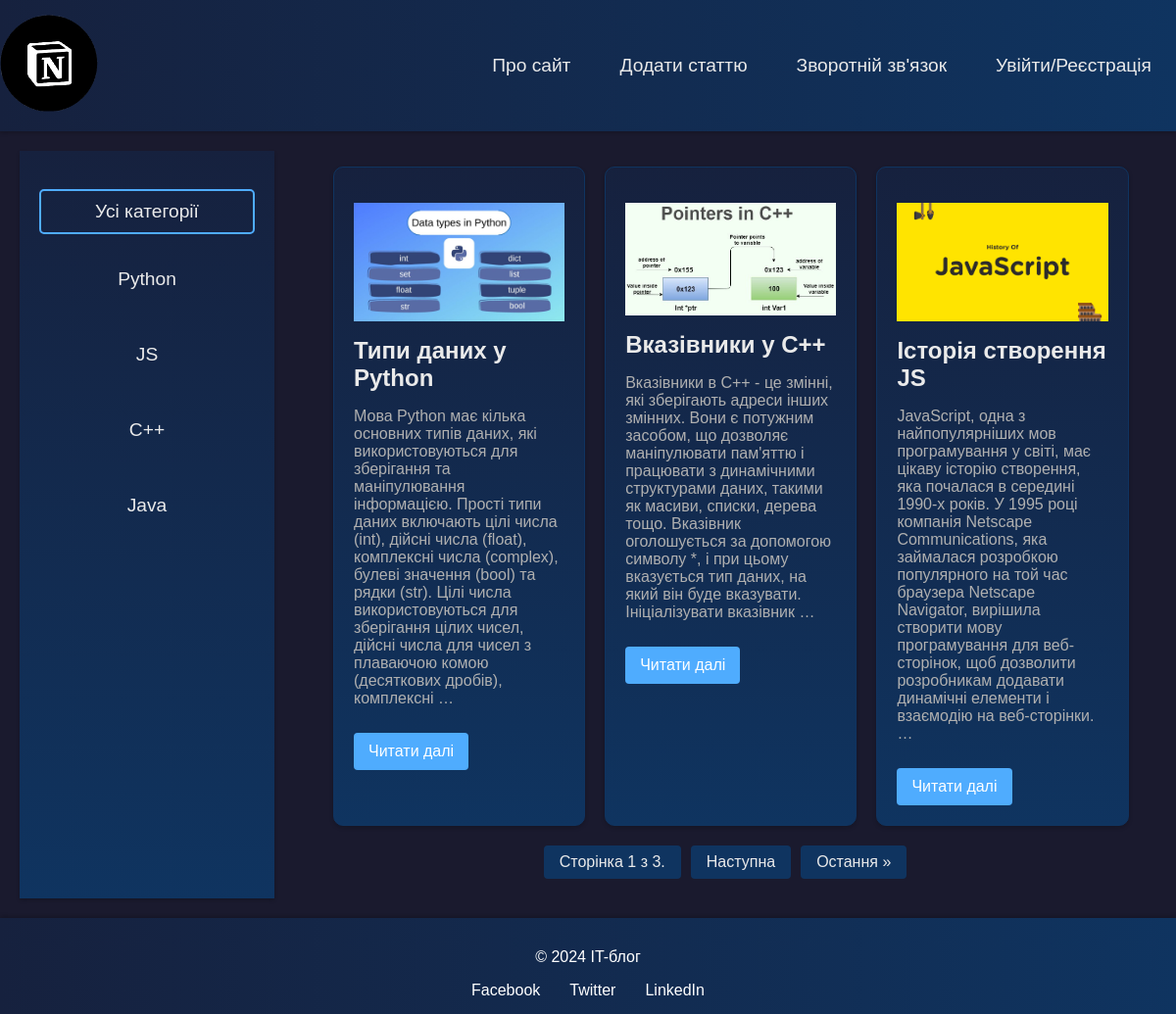
The page / on the database its author committed.
### blog/models.py (models this page shows, shortened)
class Category(models.Model):
    name = models.CharField(max_length = 100, db_index = True)
    def get_absolute_url(self):
        return reverse('category', kwargs = {'cat_id': self.pk})
    class Meta:
        verbose_name = 'Category'
        verbose_name_plural = 'Categories'

class Articles(models.Model):
    title = models.CharField(max_length = 255)
    content = models.TextField(blank = True)
    photo = models.ImageField(upload_to = 'photos/%Y/%m/%d/')
    time_create = models.DateTimeField(auto_now_add = True)
    time_update = models.DateTimeField(auto_now = True)
    is_published = models.BooleanField(default = False)
    cat = models.ForeignKey('Category', on_delete = models.PROTECT, null = True)
    def get_absolute_url(self):
        return reverse('post', kwargs = {'post_id': self.pk})
    class Meta:
        verbose_name = 'Article'
        verbose_name_plural = 'Articles'

### blog/views.py (the view)
# urls.py: path('', index, name = 'home'),
def index(request):
    posts = Articles.objects.filter(is_published=True)
    cats = Category.objects.all()
    paginator = Paginator(posts, 3)
    page_number = request.GET.get('page')
    page_obj = paginator.get_page(page_number)
    context = {
        'page_obj': page_obj,
        'cats': cats,
        'menu': get_menu(request),
        'title': 'Головна',
        'cat_selected': 0,
        }
    return render(request, 'blog/index_.html', context=context)

### blog/views.py (called while the page is built)
def get_menu(request):
    if request.user.is_authenticated:
        return menu + [{'title': 'Вийти', 'url_name': 'logout'}]
    else:
        return menu + [{'title': 'Увійти/Реєстрація', 'url_name': 'login_or_register'}]

### blog/templates/blog/index_.html (shortened to what this page needs)
{% extends 'blog/base_.html' %}
{% load static %}
{% block content %}
<ul class="articles">
    {% for p in page_obj %}
        <li class="article">
            {% if p.photo %}
                <p><img src="{{ p.photo.url }}" alt="{{ p.title }}"></p>
            {% endif %}
            <h2>{{ p.title }}</h2>
            <p>{{ p.content|linebreaksbr|truncatewords:50 }}</p>
            <a href="{{ p.get_absolute_url }}" class="btn">Читати далі</a>
        </li>
    {% endfor %}
</ul>
<div class="pagination">
    <span class="step-links">
        <span class="current">
            Сторінка {{ page_obj.number }} з {{ page_obj.paginator.num_pages }}.
        </span>
        {% if page_obj.has_next %}
            <a href="?page={{ page_obj.next_page_number }}">Наступна</a>
            <a href="?page={{ page_obj.paginator.num_pages }}">Остання &raquo;</a>
        {% endif %}
    </span>
</div>
{% endblock %}

### blog/templates/blog/base_.html (shortened to what this page needs)
{% load static %}
<!DOCTYPE html>
<html lang="en">
<head>
    <link type="text/css" href="{% static 'blog/css/styles.css' %}" rel="stylesheet" />
</head>
<body>
    <header>
        <div class="logo">
            <a href="{% url 'home' %}"><img src="{% static 'blog/images/icon.png' %}" alt="Logo"></a>
        </div>
        <nav>
            <ul class="main-menu">
                {% for m in menu %}
                    <li><a href="{% url m.url_name %}">{{ m.title }}</a></li>
                {% endfor %}
            </ul>
        </nav>
    </header>
    <div class="content">
        <aside class="categories">
            <ul>
				{% if cat_selected == 0 %}
					<li class = 'selected'>Усі категорії</li>
				{% else %}
					<li><a href="{% url 'home' %}">Усі категорії</a></li>
				{% endif %}
				{% for c in cats %}
					{% if c.pk == cat_selected %}
						<li class = 'selected'>{{ c.name }}</li>
					{% else %}
						<li><a href = '{{ c.get_absolute_url }}'>{{ c.name }}</a></li>
					{% endif %}
				{% endfor %}
            </ul>
        </aside>
        <main>
            {% block content %}
            {% endblock %}
        </main>
    </div>
    <footer>
        <p>&copy; 2024 IT-блог</p>
        <ul class="social-links">
            <li><a href="#">Facebook</a></li>
            <li><a href="#">Twitter</a></li>
            <li><a href="#">LinkedIn</a></li>
        </ul>
    </footer>
</body>
</html>

### blog/static/blog/css/styles.css (style rules this page uses)
body { font-family: Arial, sans-serif; margin: 0; padding: 0; background-color: #1a1a2e; color: #eaeaea; }
header { background: linear-gradient(90deg, #16213e, #0f3460); color: #fff; padding: 15px 0; display: flex; justify-content: space-between; align-items: center; box-shadow: 0 2px 4px rgba(0, 0, 0, 0.2); }
header .logo img { height: 100px; width: auto; }
header nav { margin-left: 20px; }
header nav ul.main-menu { list-style: none; margin: 0; padding: 0; display: flex; align-items: center; font-size: 1.2em; }
header nav ul.main-menu li { margin: 0 15px; }
header nav ul.main-menu li a { color: #eaeaea; text-decoration: none; padding: 5px 10px; transition: background 0.3s ease, color 0.3s ease; }
.content { display: flex; margin: 20px; gap: 20px; }
.categories { width: 220px; background: linear-gradient(180deg, #16213e, #0f3460); padding: 20px; box-shadow: 0 2px 4px rgba(0, 0, 0, 0.2); text-align: center; }
.categories ul { list-style: none; padding: 0; font-size: 1.2em; }
.categories ul li { margin: 15px 0; }
.categories ul li, .categories ul li a { text-decoration: none; color: #eaeaea; transition: color 0.3s ease; display: block; padding: 10px; border-radius: 5px; }
main { flex: 1; }
.articles { display: flex; flex-wrap: wrap; gap: 20px; }
.articles li { list-style: none; }
.article { background: linear-gradient(180deg, #16213e, #0f3460); padding: 20px; border: 1px solid #0f3460; width: calc(33% - 20px); box-sizing: border-box; box-shadow: 0 2px 4px rgba(0, 0, 0, 0.2); border-radius: 10px; transition: box-shadow 0.3s ease; }
.article img { max-width: 100%; height: auto; margin-bottom: 15px; }
.article h2 { font-size: 1.5em; margin: 10px 0; color: #eaeaea; }
.article p { font-size: 1em; color: #b0b0b0; }
.article .btn { display: inline-block; padding: 10px 15px; color: #fff; background: #4facfe; text-decoration: none; margin-top: 10px; border-radius: 4px; transition: background 0.3s ease; }
footer { background: linear-gradient(90deg, #16213e, #0f3460); color: #fff; padding: 15px 0; text-align: center; box-shadow: 0 -2px 4px rgba(0, 0, 0, 0.2); }
footer .social-links { list-style: none; padding: 0; margin: 10px 0 0 0; display: flex; justify-content: center; gap: 10px; }
footer .social-links li { margin: 0 10px; }
footer .social-links li a { color: #fff; text-decoration: none; transition: color 0.3s ease; }
.selected { border: 2px solid #4facfe; border-radius: 5px; }
.article img { display: block; margin: 0 auto 15px; max-width: 100%; clear: both; }
.pagination { display: flex; justify-content: center; margin: 20px 0; }
.step-links { display: flex; gap: 10px; }
.step-links a, .step-links span { padding: 8px 16px; text-decoration: none; background-color: #0f3460; color: #eaeaea; border-radius: 4px; transition: background-color 0.3s; }

### rows shown on the page
Category: name "Python"
Category: name "JS"
Category: name "C++"
Category: name "Java"
Articles: photo (picture), title "Типи даних у Python", content "Мова Python має кілька основних типів даних, які використовуються для зберігання та маніпулювання інформацією. Прості типи даних включають цілі числа (int), дійсні числа (float), комплексні числа (complex), булеві значення (bool) та рядки (str). Цілі числа використовуються для зберігання цілих чисел, дійсні числа для чисел з плаваючою комою (десяткових дробів), комплексні …"
Articles: photo (picture), title "Вказівники у C++", content "Вказівники в C++ - це змінні, які зберігають адреси інших змінних. Вони є потужним засобом, що дозволяє маніпулювати пам'яттю і працювати з динамічними структурами даних, такими як масиви, списки, дерева тощо. Вказівник оголошується за допомогою символу *, і при цьому вказується тип даних, на який він буде вказувати. Ініціалізувати вказівник …"
Articles: photo (picture), title "Історія створення JS", content "JavaScript, одна з найпопулярніших мов програмування у світі, має цікаву історію створення, яка почалася в середині 1990-х років. У 1995 році компанія Netscape Communications, яка займалася розробкою популярного на той час браузера Netscape Navigator, вирішила створити мову програмування для веб-сторінок, щоб дозволити розробникам додавати динамічні елементи і взаємодію на веб-сторінки. …"

### other values the page prints
{{ m.title }} "Про сайт" "Додати статтю" "Зворотній зв'язок" "Увійти/Реєстрація"
{{ page_obj.number }} "1"
{{ page_obj.paginator.num_pages }} "3"
